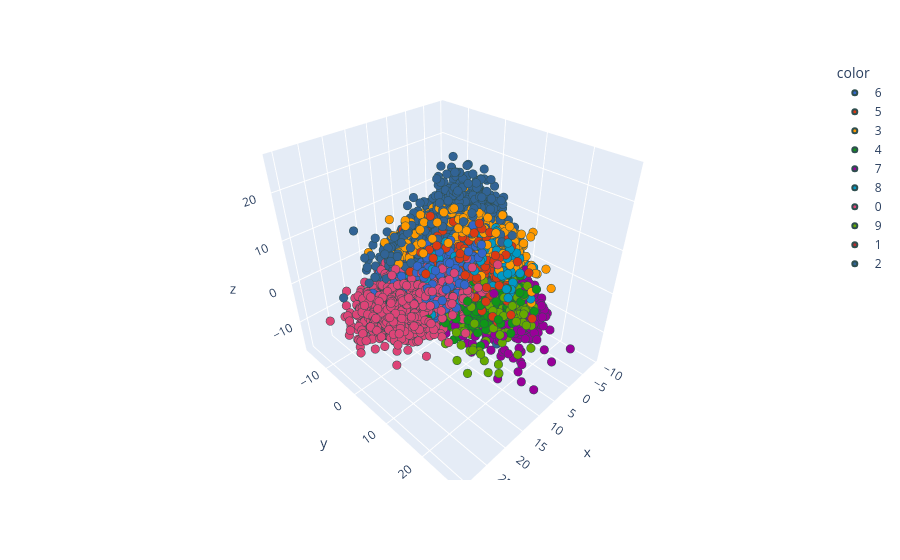

Notebook cell for this chart:
### Code cell
pca = PCA(n_components= None)
X_train_trf = pca.fit_transform(X_train)
X_test_trf = pca.fit(X_test)
fig = px.scatter_3d(X_train_trf, X_train_trf[:,0],X_train_trf[:,1], X_train_trf[:,2], color = y_train_trf,color_discrete_sequence=px.colors.qualitative.G10)
fig.update_traces(marker = dict(size = 5, line = dict(width = 2, color = 'DarkSlateGrey')), selector = dict(mode = 'markers'))
fig.show()

### Figure 1 — Plotly figure (JSON) as saved in the notebook; plotly's stock layout.template omitted (floating-point values rounded to 4 significant figures; data arrays with more than 128 entries replaced by an {"elided": "..."} marker saying what was removed)
{"data": [{"hovertemplate": "color=6<br>x=%{x}<br>y=%{y}<br>z=%{z}<extra></extra>", "legendgroup": "6", "marker": {"color": "#3366CC", "line": {"color": "DarkSlateGrey", "width": 2}, "size": 5, "symbol": "circle"}, "mode": "markers", "name": "6", "scene": "scene", "showlegend": true, "type": "scatter3d", "x": {"elided": "3352 float values"}, "y": {"elided": "3352 float values"}, "z": {"elided": "3352 float values"}}, {"hovertemplate": "color=5<br>x=%{x}<br>y=%{y}<br>z=%{z}<extra></extra>", "legendgroup": "5", "marker": {"color": "#DC3912", "line": {"color": "DarkSlateGrey", "width": 2}, "size": 5, "symbol": "circle"}, "mode": "markers", "name": "5", "scene": "scene", "showlegend": true, "type": "scatter3d", "x": {"elided": "3093 float values"}, "y": {"elided": "3093 float values"}, "z": {"elided": "3093 float values"}}, {"hovertemplate": "color=3<br>x=%{x}<br>y=%{y}<br>z=%{z}<extra></extra>", "legendgroup": "3", "marker": {"color": "#FF9900", "line": {"color": "DarkSlateGrey", "width": 2}, "size": 5, "symbol": "circle"}, "mode": "markers", "name": "3", "scene": "scene", "showlegend": true, "type": "scatter3d", "x": {"elided": "3414 float values"}, "y": {"elided": "3414 float values"}, "z": {"elided": "3414 float values"}}, {"hovertemplate": "color=4<br>x=%{x}<br>y=%{y}<br>z=%{z}<extra></extra>", "legendgroup": "4", "marker": {"color": "#109618", "line": {"color": "DarkSlateGrey", "width": 2}, "size": 5, "symbol": "circle"}, "mode": "markers", "name": "4", "scene": "scene", "showlegend": true, "type": "scatter3d", "x": {"elided": "3233 float values"}, "y": {"elided": "3233 float values"}, "z": {"elided": "3233 float values"}}, {"hovertemplate": "color=7<br>x=%{x}<br>y=%{y}<br>z=%{z}<extra></extra>", "legendgroup": "7", "marker": {"color": "#990099", "line": {"color": "DarkSlateGrey", "width": 2}, "size": 5, "symbol": "circle"}, "mode": "markers", "name": "7", "scene": "scene", "showlegend": true, "type": "scatter3d", "x": {"elided": "3508 float values"}, "y": {"elided": "3508 float values"}, "z": {"elided": "3508 float values"}}, {"hovertemplate": "color=8<br>x=%{x}<br>y=%{y}<br>z=%{z}<extra></extra>", "legendgroup": "8", "marker": {"color": "#0099C6", "line": {"color": "DarkSlateGrey", "width": 2}, "size": 5, "symbol": "circle"}, "mode": "markers", "name": "8", "scene": "scene", "showlegend": true, "type": "scatter3d", "x": {"elided": "3228 float values"}, "y": {"elided": "3228 float values"}, "z": {"elided": "3228 float values"}}, {"hovertemplate": "color=0<br>x=%{x}<br>y=%{y}<br>z=%{z}<extra></extra>", "legendgroup": "0", "marker": {"color": "#DD4477", "line": {"color": "DarkSlateGrey", "width": 2}, "size": 5, "symbol": "circle"}, "mode": "markers", "name": "0", "scene": "scene", "showlegend": true, "type": "scatter3d", "x": {"elided": "3316 float values"}, "y": {"elided": "3316 float values"}, "z": {"elided": "3316 float values"}}, {"hovertemplate": "color=9<br>x=%{x}<br>y=%{y}<br>z=%{z}<extra></extra>", "legendgroup": "9", "marker": {"color": "#66AA00", "line": {"color": "DarkSlateGrey", "width": 2}, "size": 5, "symbol": "circle"}, "mode": "markers", "name": "9", "scene": "scene", "showlegend": true, "type": "scatter3d", "x": {"elided": "3350 float values"}, "y": {"elided": "3350 float values"}, "z": {"elided": "3350 float values"}}, {"hovertemplate": "color=1<br>x=%{x}<br>y=%{y}<br>z=%{z}<extra></extra>", "legendgroup": "1", "marker": {"color": "#B82E2E", "line": {"color": "DarkSlateGrey", "width": 2}, "size": 5, "symbol": "circle"}, "mode": "markers", "name": "1", "scene": "scene", "showlegend": true, "type": "scatter3d", "x": {"elided": "3775 float values"}, "y": {"elided": "3775 float values"}, "z": {"elided": "3775 float values"}}, {"hovertemplate": "color=2<br>x=%{x}<br>y=%{y}<br>z=%{z}<extra></extra>", "legendgroup": "2", "marker": {"color": "#316395", "line": {"color": "DarkSlateGrey", "width": 2}, "size": 5, "symbol": "circle"}, "mode": "markers", "name": "2", "scene": "scene", "showlegend": true, "type": "scatter3d", "x": {"elided": "3331 float values"}, "y": {"elided": "3331 float values"}, "z": {"elided": "3331 float values"}}], "layout": {"legend": {"title": {"text": "color"}, "tracegroupgap": 0}, "margin": {"t": 60}, "scene": {"domain": {"x": [0, 1], "y": [0, 1]}, "xaxis": {"title": {"text": "x"}}, "yaxis": {"title": {"text": "y"}}, "zaxis": {"title": {"text": "z"}}}}}
